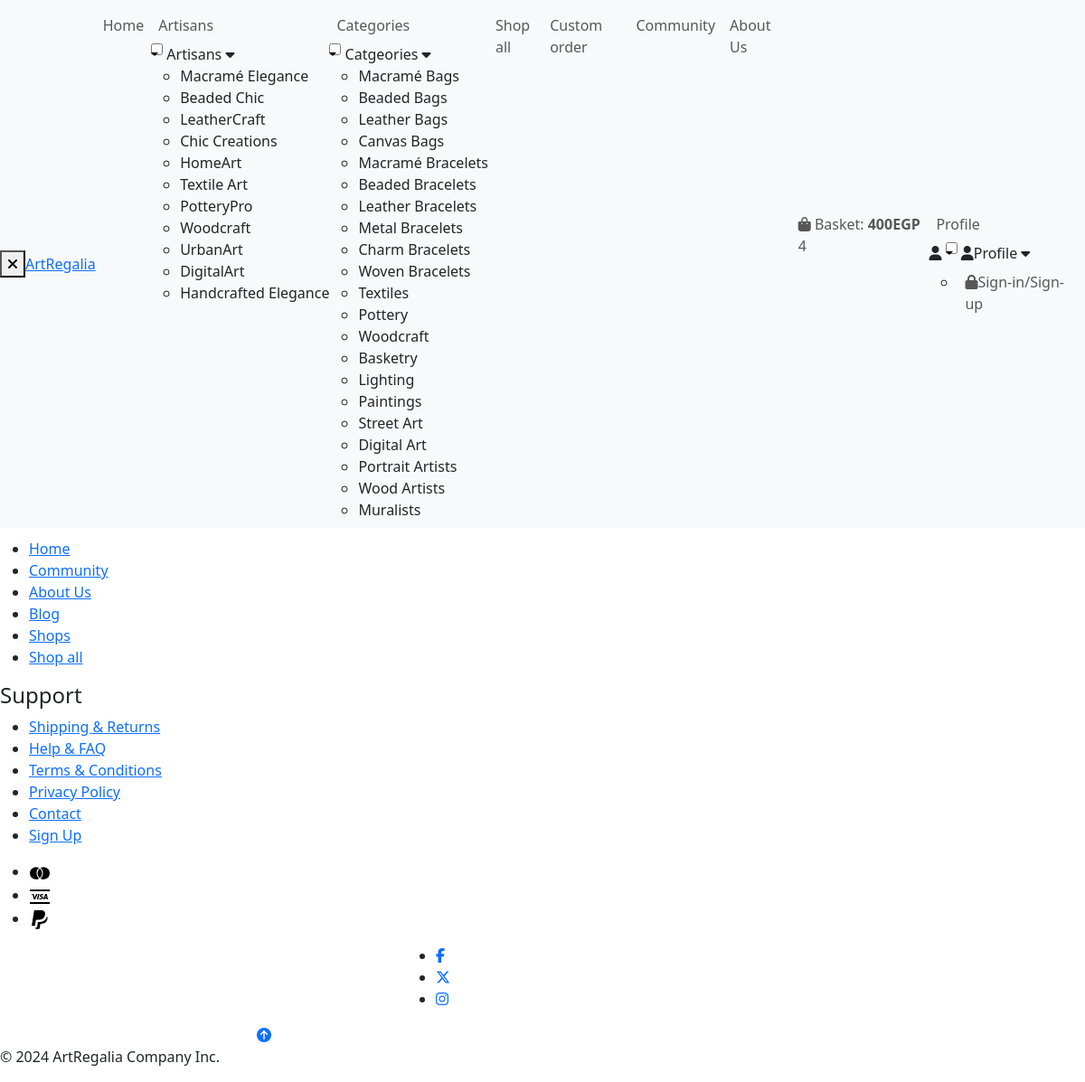
The app's page /product-details.php?product_id=1, older data.
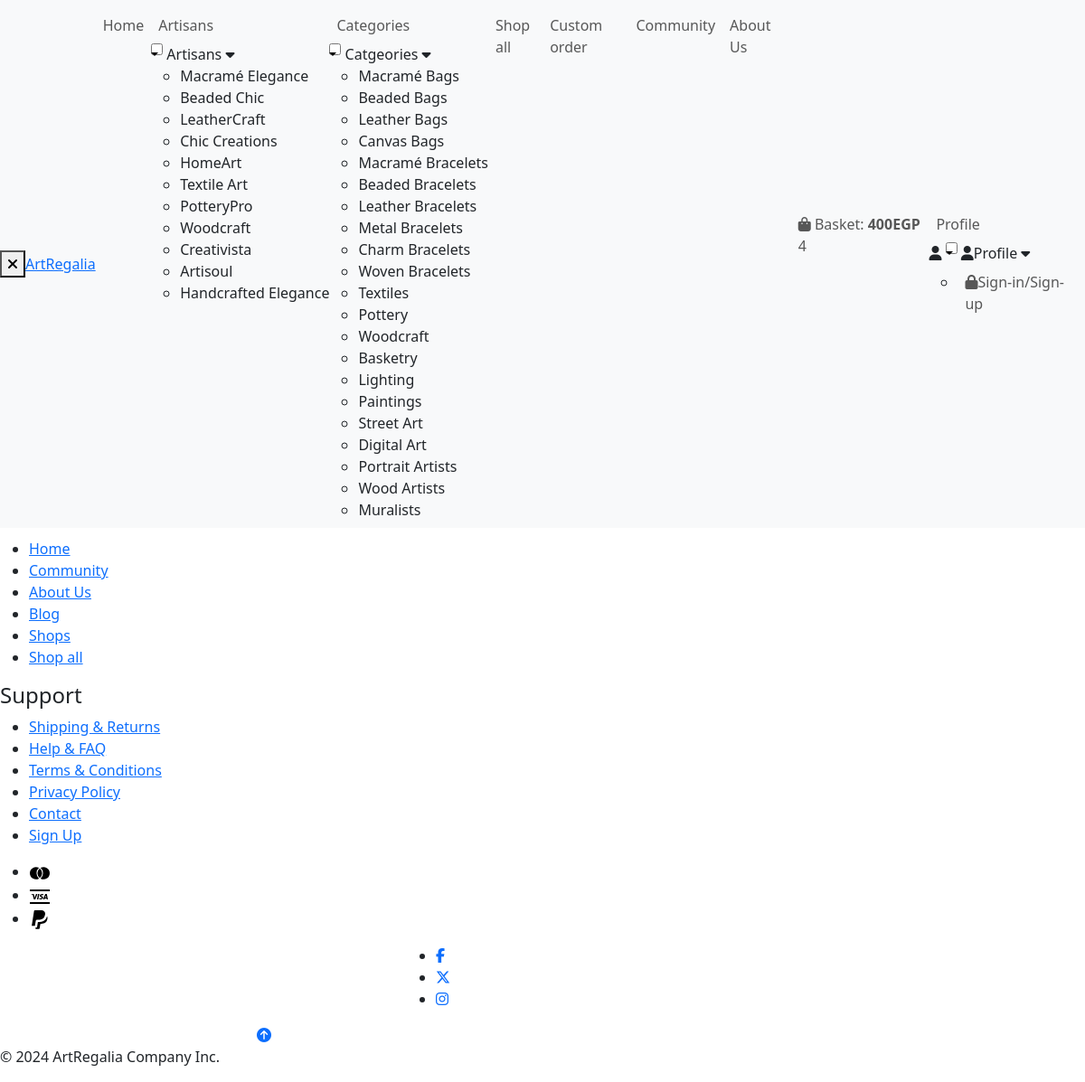
The same page, newer data.
### tables this page shows
CREATE TABLE `artisans` (
  `id` int(255) NOT NULL,
  `name` varchar(255) NOT NULL,
  `brand_name` varchar(191) NOT NULL,
  `facebook_link` varchar(191) NOT NULL,
  `linkedin_link` varchar(191) NOT NULL,
  `email` varchar(255) NOT NULL,
  `image` varchar(191) NOT NULL,
  `phone` varchar(191) NOT NULL,
  `password` int(255) NOT NULL,
  `status` tinyint(1) NOT NULL,
  `admin_id` int(11) DEFAULT NULL
);

### product-details.php (the view, shortened to what the changed rows need)
<?php
require_once("functions/connection.php");
include("functions/products_functions.php");
?>
<!DOCTYPE html>
<html lang="en">
<head>
  <link href="https://cdn.jsdelivr.net/npm/bootstrap@5.3.3/dist/css/bootstrap.min.css" rel="stylesheet"
>
  <link href="https://cdn.jsdelivr.net/npm/remixicon@4.2.0/fonts/remixicon.css" rel="stylesheet" />
  <link rel="stylesheet" href="styles/style.css">
</head>
<body>
  <?php include("includes/header.php");?>
  <main class="sp-main">
    <div class="sp-container">
      <div class="sp-product-info">
        <h1 class="sp-product-title"><?php echo $result_product_details['name'] ?></h1>
      </div>
    </div>
  </main>
</body>
</html>

### includes/header.php (shortened to what the changed rows need)
<header class="header" data-header>
  <div class="nav-container">
    <nav class="navbar navbar-expand-lg navbar-light bg-light fixed-top" data-navbar>
      <ul class="navbar-list navbar-nav">
        <li class="navbar-item nav-item">
          <ul class="drop-menu">
            <?php
            $artisans_statement = "SELECT * FROM `artisans`";
            $artisan_query = mysqli_query($conn, $artisans_statement) or die("Error in selecting data" . mysqli_error($conn));
            while ($result = mysqli_fetch_array($artisan_query)) {
            ?>
              <li><a class='dropdown-item' href='artisan_profile.php?artisan_id=<?php echo $result['id'] ?>'><?php echo $result['brand_name'] ?></a></li>
            <?php
            }
            ?>
          </ul>
        </li>
      </ul>
    </nav>
  </div>
</header>

Row changes from the older to the newer data that the page shows:
changed artisans: brand_name "UrbanArt" → "Creativista"
changed artisans: brand_name "DigitalArt" → "Artisoul"
